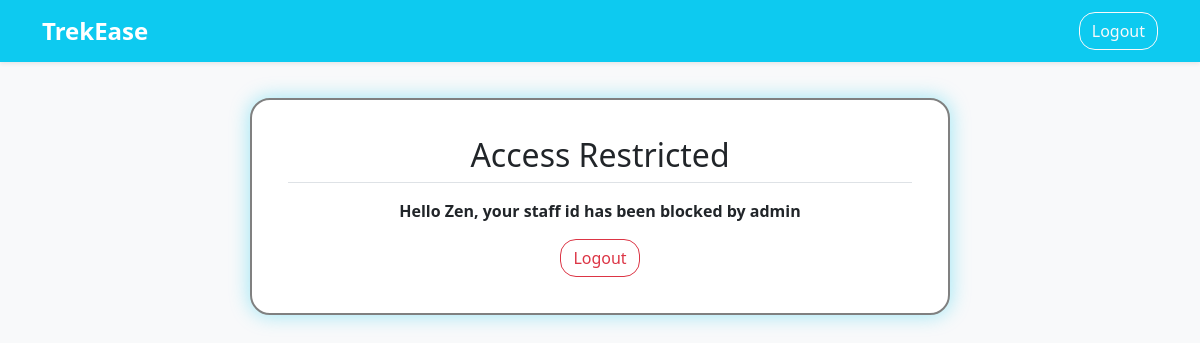
The app's page /staff_dashboard/4, older data.
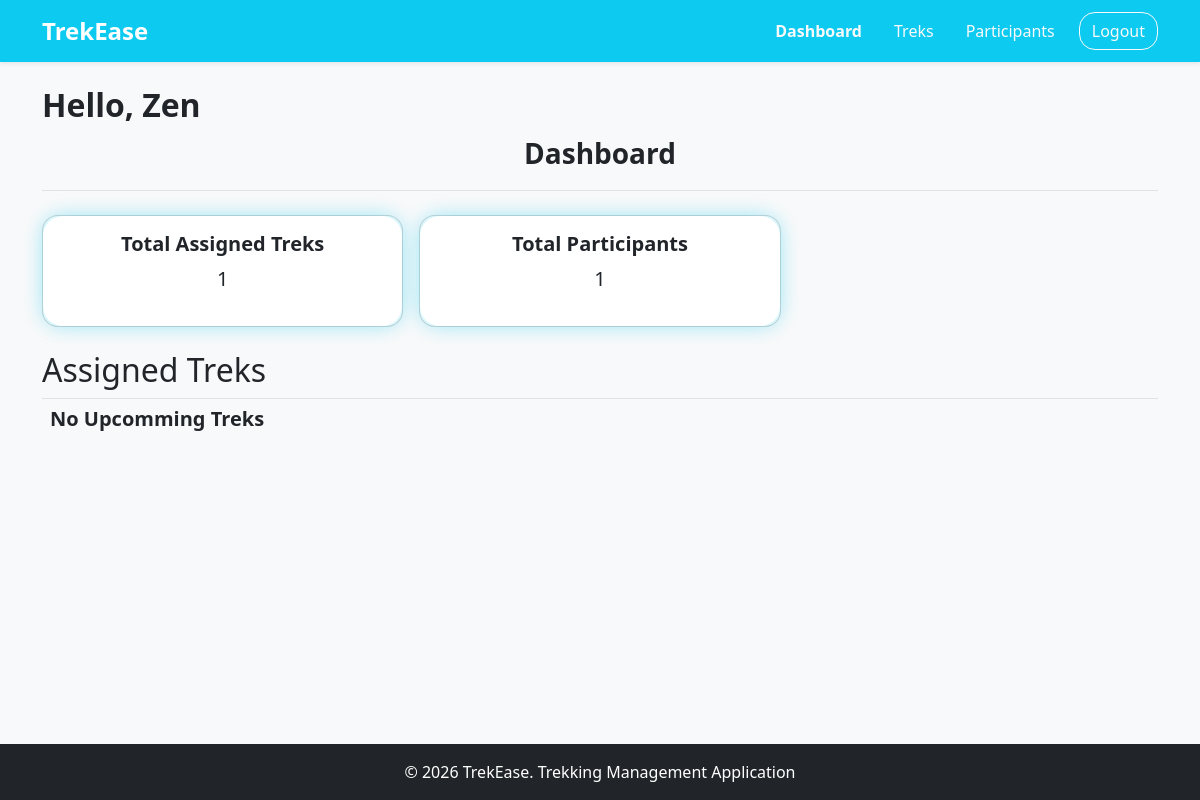
The same page, newer data.
### application/models.py (models this page shows)
class User(db.Model):
    __tablename__ = "user"
    id = db.Column(db.Integer(), primary_key=True)
    username = db.Column(db.String(30), unique=True, nullable=False)
    name = db.Column(db.String(30), nullable=False)
    email = db.Column(db.String(80), unique=True, nullable=False)
    password = db.Column(db.String, nullable=False)
    phone_no = db.Column(db.String(10), unique=True)
    status = db.Column(db.String, default="Active")
    role = db.Column(db.String, default="user", nullable=True)
    created_at = db.Column(db.Date, default=date.today)
    bookings = db.relationship("Booking", backref="user")
    assigned_trek = db.relationship("Trek", backref="staff")

class Trek(db.Model):
    __tablename__ = "trek"
    id = db.Column(db.Integer(), primary_key=True)
    trek_name = db.Column(db.String(30), unique=True, nullable=False)
    location = db.Column(db.String(), nullable=False)
    difficulty = db.Column(db.String(), nullable=False)
    duration = db.Column(db.Integer(), nullable=False)
    available_slots = db.Column(db.Integer(), nullable=False)
    staff_id = db.Column(db.Integer(), db.ForeignKey("user.id"))
    status = db.Column(db.String(), default="Open", nullable=False)
    start_date = db.Column(db.Date, nullable=False)
    end_date = db.Column(db.Date, nullable=False)
    description = db.Column(db.Text)
    image = db.Column(db.String(), nullable=False)
    created_at = db.Column(db.Date, default=date.today, nullable=False)
    bookings = db.relationship("Booking", backref="trek")

### application/controllers.py (the view)
@app.route("/staff_dashboard/<int:staff_id>")
def staff_dashboard(staff_id):
    staff = User.query.get(staff_id)
    participants = sum(len([b for b in trek.bookings if b.status == 'Booked']) for trek in staff.assigned_trek)
    return render_template("/staff/staff_dashboard.html", staff=staff, participants=participants)

### templates/staff/staff_dashboard.html (shortened to what the changed rows need)
<!DOCTYPE html>
<html lang="en">
<head>
    <link href="https://cdn.jsdelivr.net/npm/bootstrap@5.3.2/dist/css/bootstrap.min.css" rel="stylesheet">
    <link rel="stylesheet" href="/static/style.css">
</head>
{% if staff.status == "Pending" or staff.status == "Blacklisted" %}
<body class="d-flex flex-column min-vh-100 bg-light">
    <nav class="navbar navbar-expand-lg navbar-dark bg-info shadow-sm">
        <div class="container">
            <div class="navbar-brand ">
                <a class="navbar-brand fw-bold fs-4" href="#">TrekEase</a>
            </div>
            <ul class="nav align-items-center">
                <li class="nav-item ms-2">
                    <a href="/" class="btn btn-outline-light rounded-4">Logout</a>
                </li>
            </ul>
        </div>
    </nav>
    {% if staff.status == "Pending" %}
    <div class="container text-center" id="pending-message">
        <h2 class="mb-3 border-bottom pb-2">Approval Pending</h2>
        <p class=" fs-6 fw-semibold">Hello {{staff.name}}, your staff registration is pending for admin approval</p>
        <p class="fw-light">Once approved, you will be able to access your staff dashboard</p>
        <a href="/" class="btn btn-outline-danger rounded-4">Logout</a>
    </div>
    {% else %}
    <div class="container text-center" id="pending-message">
        <h2 class="mb-3 border-bottom pb-2">Access Restricted</h2>
        <p class=" fs-6 fw-semibold ">Hello {{staff.name}}, your staff id has been blocked by admin</p>
        <a href="/" class="btn btn-outline-danger rounded-4">Logout</a>
    </div>
    {% endif %}
</body>
{% else %}
<body class="d-flex flex-column min-vh-100 bg-light">
    <nav class="navbar navbar-expand-lg navbar-dark bg-info shadow-sm">
        <div class="container">
            <div class="navbar-brand ">
                <a class="navbar-brand fw-bold fs-4" href="#">TrekEase</a>
            </div>
            <ul class="nav align-items-center">
                <li class="nav-item"><a class="nav-link active link-light fw-bold" href="#">Dashboard</a></li>
                <li class="nav-item"><a class="nav-link link-light" href="/staff_treks/{{staff.id}}">Treks</a></li>
                <li class="nav-item"><a class="nav-link link-light" href="/participants/{{staff.id}}">Participants</a>
                </li>
                <li class="nav-item ms-2">
                    <a href="/" class="btn btn-outline-light rounded-4">Logout</a>
                </li>
            </ul>
        </div>
    </nav>
    <br>
    <div class="container">
        <div class="border-bottom">
            <h2 class="fw-semibold text-dark">Hello, {{staff.name}}</h2>
            <p class="text-center fs-3 fw-semibold ">Dashboard</p>
        </div>
        <div class="row my-2 g-3 text-center">
            <div class="col-4">
                <div class="card rounded-4">
                    <div class="card-body" id="border-blue">
                        <h5 class="card-title fw-bold">Total Assigned Treks</h5>
                        <p class="fs-5">{{staff.assigned_trek|length}}</p>
                    </div>
                </div>
            </div>
            <div class="col-4">
                <div class="card h-100 rounded-4 ">
                    <div class="card-body" id="border-blue">
                        <h5 class="card-title fw-bold">Total Participants</h5>
                        <p class="fs-5">{{participants}}</p>
                    </div>
                </div>
            </div>
        </div>
    </div>
    <div class="container flex-grow-1 my-3">
        <div class=" border-bottom">
            <h2>Assigned Treks</h2>
        </div>
        <div class="row">
            {% for trek in staff.assigned_trek %}
            {% if trek.status == 'Open' %}
            <div class="col-md-3 col-sm-6 py-2">
                <div class="card h-100 rounded-4 overflow-hidden " id="border-blue">
                    <img src="{{trek.image}}" class="card-img-top object-fit-cover" style="height: 250px;"
                        alt="Kedarkantha Trek">
                    <div class="card-body d-flex flex-column justify-content-between text-center">
                        <p class="card-text fw-semibold">{{trek.trek_name}}<br><span
                                class="text-muted small">{{trek.location}} | {{trek.status}}</span><br>
                            <span class="text-muted small">{{trek.start_date.strftime("%d %B %Y")}} -
                                {{trek.end_date.strftime("%d %B %Y")}}</span>
                        </p>
                        <div class="col">
                            <a href="/staff_treks/{{staff.id}}" class="btn btn-warning rounded-4 w-40">Manage</a>
                            <a href="/participants/{{staff.id}}"
                                class="btn btn-outline-secondary rounded-4 w-40">Participants</a>
                        </div>
                    </div>
                </div>
            </div>
            {% else %}
            <div>
                <h5 class="m-2 fw-semibold text-dark">No Upcomming Treks</h5>
            </div>
            {% endif %}
            <br>
            {% else %}
            <div>
                <h5 class="m-2 fw-semibold text-dark">No Upcomming Treks</h5>
            </div>
            {% endfor %}
        </div>
    </div>
    <footer class="bg-dark text-white py-3 text-center mt-auto">
        <div class="container">
            <span>&copy; 2026 TrekEase. Trekking Management Application</span>
        </div>
    </footer>
</body>
{% endif %}
</html>

Row changes from the older to the newer data that the page shows:
changed User "Zen": status "Blacklisted" → "Active" (drawn)
now on this page (row edited): Trek: status "No Upcomming Treks"
Text that changed along with them:
{{ staff.assigned_trek|length }}: (not shown) → "1"
{{ participants }}: (not shown) → "1"
text no longer shown: "Access Restricted Hello , your staff id has been blocked by admin"
text now shown: "Dashboard Treks Participants Hello, Dashboard Total Assigned Treks Total Participants Assigned Treks © 2026 TrekEase. Trekking Management Application"
